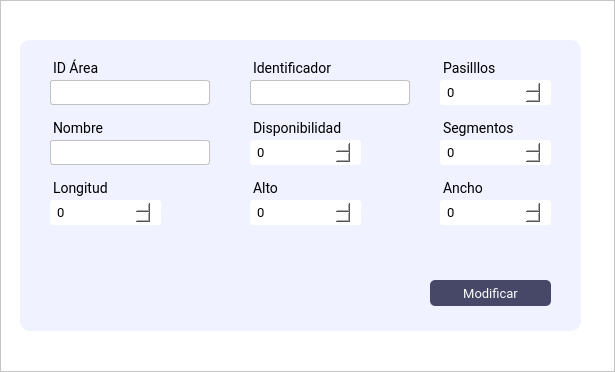
<?xml version="1.0" encoding="UTF-8"?>
<ui version="4.0">
 <class>MainWindow</class>
 <widget class="QMainWindow" name="MainWindow">
  <property name="geometry">
   <rect>
    <x>0</x>
    <y>0</y>
    <width>615</width>
    <height>372</height>
   </rect>
  </property>
  <property name="windowTitle">
   <string>MainWindow</string>
  </property>
  <widget class="QWidget" name="centralwidget">
   <layout class="QVBoxLayout" name="verticalLayout">
    <property name="spacing">
     <number>0</number>
    </property>
    <property name="leftMargin">
     <number>0</number>
    </property>
    <property name="topMargin">
     <number>0</number>
    </property>
    <property name="rightMargin">
     <number>0</number>
    </property>
    <property name="bottomMargin">
     <number>0</number>
    </property>
    <item>
     <widget class="QFrame" name="frame_2">
      <property name="minimumSize">
       <size>
        <width>0</width>
        <height>300</height>
       </size>
      </property>
      <property name="maximumSize">
       <size>
        <width>16777215</width>
        <height>16777215</height>
       </size>
      </property>
      <property name="styleSheet">
       <string notr="true">background: #fff;
</string>
      </property>
      <property name="frameShape">
       <enum>QFrame::StyledPanel</enum>
      </property>
      <property name="frameShadow">
       <enum>QFrame::Raised</enum>
      </property>
      <widget class="QFrame" name="frame_3">
       <property name="geometry">
        <rect>
         <x>20</x>
         <y>40</y>
         <width>561</width>
         <height>291</height>
        </rect>
       </property>
       <property name="maximumSize">
        <size>
         <width>16777215</width>
         <height>400</height>
        </size>
       </property>
       <property name="styleSheet">
        <string notr="true">border-radius: 10px;
background-color: rgb(240, 242, 255);
</string>
       </property>
       <property name="frameShape">
        <enum>QFrame::StyledPanel</enum>
       </property>
       <property name="frameShadow">
        <enum>QFrame::Raised</enum>
       </property>
       <widget class="QLabel" name="label_3">
        <property name="geometry">
         <rect>
          <x>20</x>
          <y>10</y>
          <width>62</width>
          <height>27</height>
         </rect>
        </property>
        <property name="font">
         <font>
          <family>Roboto</family>
          <pointsize>-1</pointsize>
         </font>
        </property>
        <property name="styleSheet">
         <string notr="true">font-family: Roboto;
font-size: 14px;
margin-top:10px;
margin-left:10px


</string>
        </property>
        <property name="text">
         <string/>
        </property>
       </widget>
       <widget class="QLineEdit" name="IdArea_input">
        <property name="geometry">
         <rect>
          <x>20</x>
          <y>40</y>
          <width>170</width>
          <height>25</height>
         </rect>
        </property>
        <property name="minimumSize">
         <size>
          <width>0</width>
          <height>0</height>
         </size>
        </property>
        <property name="maximumSize">
         <size>
          <width>16777215</width>
          <height>25</height>
         </size>
        </property>
        <property name="styleSheet">
         <string notr="true">QLineEdit{
background-color: #fff;
border: 0.5px solid #c1c1c1;
border-radius: 3px;
padding: 4 5px;
color: rgb(0, 0, 0);
font-family:Roboto;
font-size:13px;
font-weight: 400;
margin-left: 10px;

}
</string>
        </property>
        <property name="placeholderText">
         <string/>
        </property>
       </widget>
       <widget class="QPushButton" name="modificar_btn">
        <property name="geometry">
         <rect>
          <x>410</x>
          <y>240</y>
          <width>121</width>
          <height>26</height>
         </rect>
        </property>
        <property name="font">
         <font>
          <family>Roboto</family>
          <pointsize>-1</pointsize>
         </font>
        </property>
        <property name="cursor">
         <cursorShape>PointingHandCursor</cursorShape>
        </property>
        <property name="styleSheet">
         <string notr="true">QPushButton{
background-color: rgba(71, 71, 103);
color: #fff;
border-radius:5px;
font-family:Roboto;
font-size: 13px

}
QPushButton:hover{
background-color: rgba(71, 71, 103,180);
}</string>
        </property>
        <property name="text">
         <string>Modificar</string>
        </property>
       </widget>
       <widget class="QLabel" name="label_IdArea">
        <property name="geometry">
         <rect>
          <x>20</x>
          <y>10</y>
          <width>131</width>
          <height>27</height>
         </rect>
        </property>
        <property name="font">
         <font>
          <family>Roboto</family>
          <pointsize>-1</pointsize>
         </font>
        </property>
        <property name="styleSheet">
         <string notr="true">font-family: Roboto;
font-size: 14px;
margin-top:10px;
margin-left:10px

</string>
        </property>
        <property name="text">
         <string>ID Área</string>
        </property>
       </widget>
       <widget class="QLabel" name="label_nombre">
        <property name="geometry">
         <rect>
          <x>20</x>
          <y>70</y>
          <width>131</width>
          <height>27</height>
         </rect>
        </property>
        <property name="font">
         <font>
          <family>Roboto</family>
          <pointsize>-1</pointsize>
         </font>
        </property>
        <property name="styleSheet">
         <string notr="true">font-family: Roboto;
font-size: 14px;
margin-top:10px;
margin-left:10px

</string>
        </property>
        <property name="text">
         <string>Nombre</string>
        </property>
       </widget>
       <widget class="QLineEdit" name="nombre_input">
        <property name="geometry">
         <rect>
          <x>20</x>
          <y>100</y>
          <width>170</width>
          <height>25</height>
         </rect>
        </property>
        <property name="minimumSize">
         <size>
          <width>0</width>
          <height>0</height>
         </size>
        </property>
        <property name="maximumSize">
         <size>
          <width>16777215</width>
          <height>25</height>
         </size>
        </property>
        <property name="styleSheet">
         <string notr="true">QLineEdit{
background-color: #fff;
border: 0.5px solid #c1c1c1;
border-radius: 3px;
padding: 4 5px;
color: rgb(0, 0, 0);
font-family:Roboto;
font-size:13px;
font-weight: 400;
margin-left: 10px;

}
</string>
        </property>
        <property name="placeholderText">
         <string/>
        </property>
       </widget>
       <widget class="QLabel" name="label_pasillos">
        <property name="geometry">
         <rect>
          <x>410</x>
          <y>10</y>
          <width>131</width>
          <height>27</height>
         </rect>
        </property>
        <property name="font">
         <font>
          <family>Roboto</family>
          <pointsize>-1</pointsize>
         </font>
        </property>
        <property name="styleSheet">
         <string notr="true">font-family: Roboto;
font-size: 14px;
margin-top:10px;
margin-left:10px

</string>
        </property>
        <property name="text">
         <string>Pasilllos</string>
        </property>
       </widget>
       <widget class="QLabel" name="label_segmentos">
        <property name="geometry">
         <rect>
          <x>410</x>
          <y>70</y>
          <width>131</width>
          <height>27</height>
         </rect>
        </property>
        <property name="font">
         <font>
          <family>Roboto</family>
          <pointsize>-1</pointsize>
         </font>
        </property>
        <property name="styleSheet">
         <string notr="true">font-family: Roboto;
font-size: 14px;
margin-top:10px;
margin-left:10px

</string>
        </property>
        <property name="text">
         <string>Segmentos</string>
        </property>
       </widget>
       <widget class="QSpinBox" name="segmentos_num">
        <property name="geometry">
         <rect>
          <x>410</x>
          <y>100</y>
          <width>121</width>
          <height>25</height>
         </rect>
        </property>
        <property name="styleSheet">
         <string notr="true">background-color: #fff;
border-radius: 3px;
padding: 4 5px;
color: rgb(0, 0, 0);
font-family:Roboto;
border: none;
font-size:13px;
font-weight: 400;
margin-left: 10px;
</string>
        </property>
        <property name="minimum">
         <number>0</number>
        </property>
        <property name="maximum">
         <number>999</number>
        </property>
       </widget>
       <widget class="QSpinBox" name="pasillos_num">
        <property name="geometry">
         <rect>
          <x>410</x>
          <y>40</y>
          <width>121</width>
          <height>25</height>
         </rect>
        </property>
        <property name="styleSheet">
         <string notr="true">background-color: #fff;
border-radius: 3px;
padding: 4 5px;
color: rgb(0, 0, 0);
font-family:Roboto;
border: none;
font-size:13px;
font-weight: 400;
margin-left: 10px;
</string>
        </property>
        <property name="maximum">
         <number>999</number>
        </property>
       </widget>
       <widget class="QLabel" name="label_identificador">
        <property name="geometry">
         <rect>
          <x>220</x>
          <y>10</y>
          <width>131</width>
          <height>27</height>
         </rect>
        </property>
        <property name="font">
         <font>
          <family>Roboto</family>
          <pointsize>-1</pointsize>
         </font>
        </property>
        <property name="styleSheet">
         <string notr="true">font-family: Roboto;
font-size: 14px;
margin-top:10px;
margin-left:10px

</string>
        </property>
        <property name="text">
         <string>Identificador</string>
        </property>
       </widget>
       <widget class="QLineEdit" name="identificador_input">
        <property name="geometry">
         <rect>
          <x>220</x>
          <y>40</y>
          <width>170</width>
          <height>25</height>
         </rect>
        </property>
        <property name="minimumSize">
         <size>
          <width>0</width>
          <height>0</height>
         </size>
        </property>
        <property name="maximumSize">
         <size>
          <width>16777215</width>
          <height>25</height>
         </size>
        </property>
        <property name="styleSheet">
         <string notr="true">QLineEdit{
background-color: #fff;
border: 0.5px solid #c1c1c1;
border-radius: 3px;
padding: 4 5px;
color: rgb(0, 0, 0);
font-family:Roboto;
font-size:13px;
font-weight: 400;
margin-left: 10px;

}
</string>
        </property>
        <property name="placeholderText">
         <string/>
        </property>
       </widget>
       <widget class="QLabel" name="label_disponibilidad">
        <property name="geometry">
         <rect>
          <x>220</x>
          <y>70</y>
          <width>131</width>
          <height>27</height>
         </rect>
        </property>
        <property name="font">
         <font>
          <family>Roboto</family>
          <pointsize>-1</pointsize>
         </font>
        </property>
        <property name="styleSheet">
         <string notr="true">font-family: Roboto;
font-size: 14px;
margin-top:10px;
margin-left:10px

</string>
        </property>
        <property name="text">
         <string>Disponibilidad</string>
        </property>
       </widget>
       <widget class="QSpinBox" name="disponibilidad_num">
        <property name="geometry">
         <rect>
          <x>220</x>
          <y>100</y>
          <width>121</width>
          <height>25</height>
         </rect>
        </property>
        <property name="styleSheet">
         <string notr="true">background-color: #fff;
border-radius: 3px;
padding: 4 5px;
color: rgb(0, 0, 0);
font-family:Roboto;
border: none;
font-size:13px;
font-weight: 400;
margin-left: 10px;
</string>
        </property>
        <property name="minimum">
         <number>0</number>
        </property>
        <property name="maximum">
         <number>999</number>
        </property>
       </widget>
       <widget class="QLabel" name="label_longitud">
        <property name="geometry">
         <rect>
          <x>20</x>
          <y>130</y>
          <width>131</width>
          <height>27</height>
         </rect>
        </property>
        <property name="font">
         <font>
          <family>Roboto</family>
          <pointsize>-1</pointsize>
         </font>
        </property>
        <property name="styleSheet">
         <string notr="true">font-family: Roboto;
font-size: 14px;
margin-top:10px;
margin-left:10px

</string>
        </property>
        <property name="text">
         <string>Longitud</string>
        </property>
       </widget>
       <widget class="QLabel" name="label_alto">
        <property name="geometry">
         <rect>
          <x>220</x>
          <y>130</y>
          <width>131</width>
          <height>27</height>
         </rect>
        </property>
        <property name="font">
         <font>
          <family>Roboto</family>
          <pointsize>-1</pointsize>
         </font>
        </property>
        <property name="styleSheet">
         <string notr="true">font-family: Roboto;
font-size: 14px;
margin-top:10px;
margin-left:10px

</string>
        </property>
        <property name="text">
         <string>Alto</string>
        </property>
       </widget>
       <widget class="QLabel" name="label_ancho">
        <property name="geometry">
         <rect>
          <x>410</x>
          <y>130</y>
          <width>131</width>
          <height>27</height>
         </rect>
        </property>
        <property name="font">
         <font>
          <family>Roboto</family>
          <pointsize>-1</pointsize>
         </font>
        </property>
        <property name="styleSheet">
         <string notr="true">font-family: Roboto;
font-size: 14px;
margin-top:10px;
margin-left:10px

</string>
        </property>
        <property name="text">
         <string>Ancho</string>
        </property>
       </widget>
       <widget class="QSpinBox" name="longitud_num">
        <property name="geometry">
         <rect>
          <x>20</x>
          <y>160</y>
          <width>121</width>
          <height>25</height>
         </rect>
        </property>
        <property name="styleSheet">
         <string notr="true">background-color: #fff;
border-radius: 3px;
padding: 4 5px;
color: rgb(0, 0, 0);
font-family:Roboto;
border: none;
font-size:13px;
font-weight: 400;
margin-left: 10px;
</string>
        </property>
        <property name="minimum">
         <number>0</number>
        </property>
        <property name="maximum">
         <number>999</number>
        </property>
       </widget>
       <widget class="QSpinBox" name="alto_num">
        <property name="geometry">
         <rect>
          <x>220</x>
          <y>160</y>
          <width>121</width>
          <height>25</height>
         </rect>
        </property>
        <property name="styleSheet">
         <string notr="true">background-color: #fff;
border-radius: 3px;
padding: 4 5px;
color: rgb(0, 0, 0);
font-family:Roboto;
border: none;
font-size:13px;
font-weight: 400;
margin-left: 10px;
</string>
        </property>
        <property name="minimum">
         <number>0</number>
        </property>
        <property name="maximum">
         <number>999</number>
        </property>
       </widget>
       <widget class="QSpinBox" name="ancho_num">
        <property name="geometry">
         <rect>
          <x>410</x>
          <y>160</y>
          <width>121</width>
          <height>25</height>
         </rect>
        </property>
        <property name="styleSheet">
         <string notr="true">background-color: #fff;
border-radius: 3px;
padding: 4 5px;
color: rgb(0, 0, 0);
font-family:Roboto;
border: none;
font-size:13px;
font-weight: 400;
margin-left: 10px;
</string>
        </property>
        <property name="minimum">
         <number>0</number>
        </property>
        <property name="maximum">
         <number>999</number>
        </property>
       </widget>
      </widget>
     </widget>
    </item>
   </layout>
  </widget>
 </widget>
 <resources>
  <include location="img/img_oficiales.qrc"/>
 </resources>
 <connections/>
</ui>
